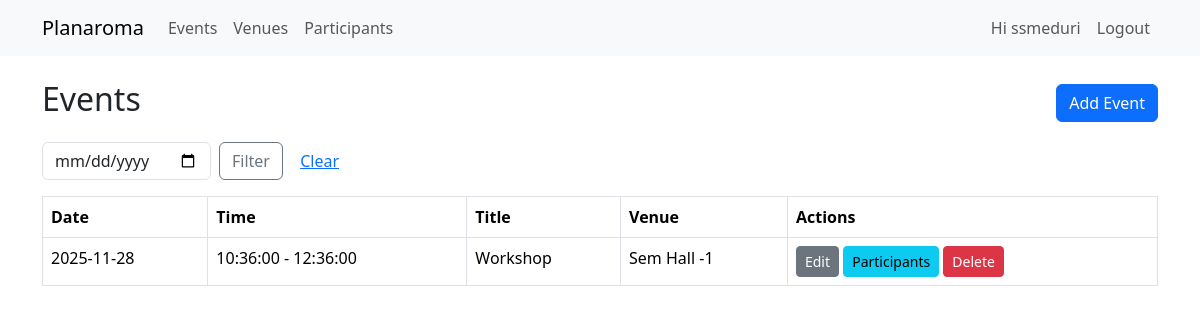
The app's page /events (signed in), older data.
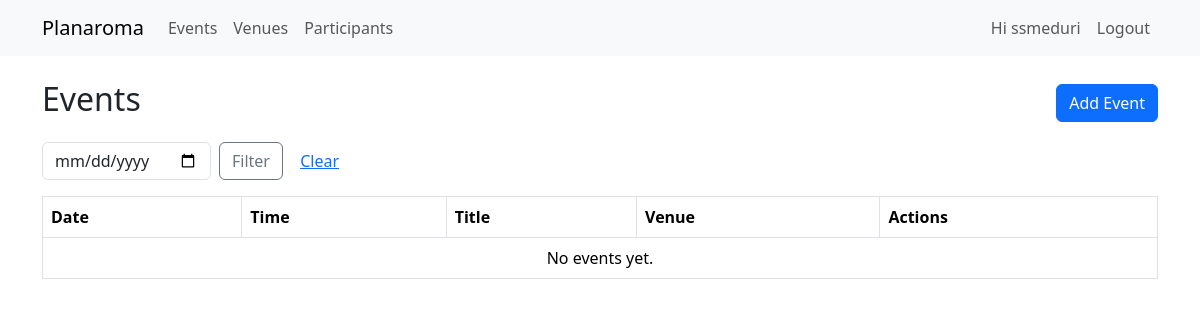
The same page, newer data.
### app/models.py (models this page shows, shortened)
class Event(db.Model):
    __tablename__ = 'event'
    id = db.Column(db.Integer, primary_key=True)
    title = db.Column(db.String(120), nullable=False)
    description = db.Column(db.Text)
    date = db.Column(db.Date, nullable=False)
    start_time = db.Column(db.Time, nullable=False)
    end_time = db.Column(db.Time, nullable=False)
    venue_id = db.Column(db.Integer, db.ForeignKey('venue.id'), nullable=False)
    participant_assoc = db.relationship('EventParticipant', back_populates='event', cascade='all, delete-orphan')
    participants = db.relationship(
        'Participant',
        secondary='event_participants',
        back_populates='events',
        overlaps="participant_assoc,event_assoc"
    )

class Venue(db.Model):
    __tablename__ = 'venue'
    id = db.Column(db.Integer, primary_key=True)
    name = db.Column(db.String(150), nullable=False, unique=True)
    capacity = db.Column(db.Integer, nullable=False, default=0)
    resources_list = db.relationship('Resource', back_populates='venue', cascade='all, delete-orphan')
    events = db.relationship('Event', backref='venue', lazy=True, cascade='all, delete-orphan')

### app/routes.py (the view)
@main_bp.route('/events')
@login_required
def list_events():
    q_date = request.args.get('date')
    if q_date:
        try:
            dt = datetime.strptime(q_date, '%Y-%m-%d').date()
            events = Event.query.filter_by(date=dt).order_by(Event.start_time).all()
        except Exception:
            events = Event.query.order_by(Event.date, Event.start_time).all()
    else:
        events = Event.query.order_by(Event.date, Event.start_time).all()
    return render_template('events/list.html', events=events)

### app/__init__.py (called while the page is built)
def create_app():
    app = Flask(__name__, static_folder='static', template_folder='templates')
    app.config.from_object(Config)
    db.init_app(app)
    login_manager.init_app(app)
    from .models import User
    @login_manager.user_loader
    def load_user(user_id):
        return User.query.get(int(user_id))
    from .routes import main_bp
    from .auth import auth_bp
    app.register_blueprint(main_bp)
    app.register_blueprint(auth_bp)
    return app

### app/templates/events/list.html
{% extends 'base.html' %}
{% block content %}
<div class="d-flex justify-content-between align-items-center mb-3">
    <h2>Events</h2>
    {% if current_user.is_authenticated %}
      <a class="btn btn-primary" href="{{ url_for('main.add_event') }}">Add Event</a>
    {% endif %}
</div>
<form class="row g-2 mb-3" method="get" action="{{ url_for('main.list_events') }}">
    <div class="col-auto">
        <input type="date" name="date" class="form-control" value="{{ request.args.get('date','') }}">
    </div>
    <div class="col-auto">
        <button class="btn btn-outline-secondary">Filter</button>
        <a href="{{ url_for('main.list_events') }}" class="btn btn-link">Clear</a>
    </div>
</form>
<table class="table table-bordered">
    <thead>
        <tr>
            <th>Date</th>
            <th>Time</th>
            <th>Title</th>
            <th>Venue</th>
            {% if current_user.is_authenticated %}<th>Actions</th>{% endif %}
        </tr>
    </thead>
    <tbody>
        {% for e in events %}
        <tr>
            <td>{{ e.date }}</td>
            <td>{{ e.start_time }} - {{ e.end_time }}</td>
            <td>{{ e.title }}</td>
            <td>{{ e.venue.name if e.venue else 'N/A' }}</td>
            {% if current_user.is_authenticated %}
            <td>
                <a class="btn btn-sm btn-secondary" href="{{ url_for('main.edit_event', event_id=e.id) }}">Edit</a>
                <a class="btn btn-sm btn-info" href="{{ url_for('main.event_participants_view', event_id=e.id) }}">
                  Participants
                </a>
                <form method="POST" action="{{ url_for('main.delete_event', event_id=e.id) }}" style="display:inline-block" onsubmit="return confirm('Delete event?');">
                    <button class="btn btn-sm btn-danger">Delete</button>
                </form>
            </td>
            {% endif %}
        </tr>
        {% else %}
        <tr><td colspan="5" class="text-center">No events yet.</td></tr>
        {% endfor %}
    </tbody>
</table>
{% endblock %}

Row changes from the older to the newer data that the page shows:
removed Event: date "2025-11-28", start_time "10:36:00", end_time "12:36:00", title "Workshop", venue "Sem Hall -1"
Text that changed along with them:
text now shown: "No events yet."
